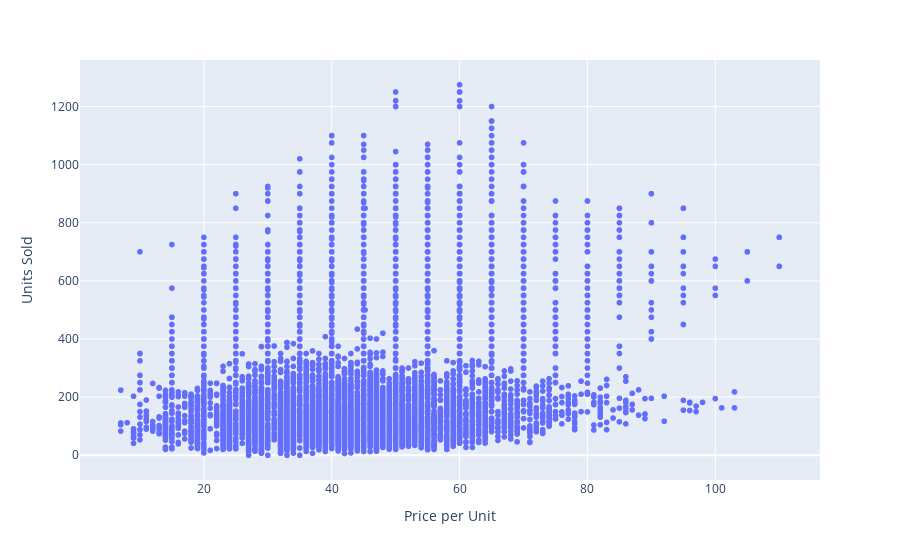

The notebook cell this image was saved under:
### Code cell
px.scatter(data_frame=df,x='Price per Unit',y='Units Sold')

### Figure 1 — Plotly figure (JSON) as saved in the notebook; plotly's stock layout.template omitted (floating-point values rounded to 4 significant figures; data arrays with more than 128 entries replaced by an {"elided": "..."} marker saying what was removed)
{"data": [{"hovertemplate": "Price per Unit=%{x}<br>Units Sold=%{y}<extra></extra>", "legendgroup": "", "marker": {"color": "#636efa", "symbol": "circle"}, "mode": "markers", "name": "", "showlegend": false, "type": "scattergl", "x": {"elided": "9648 float values"}, "xaxis": "x", "y": {"elided": "9648 int values"}, "yaxis": "y"}], "layout": {"legend": {"tracegroupgap": 0}, "margin": {"t": 60}, "xaxis": {"anchor": "y", "domain": [0, 1], "title": {"text": "Price per Unit"}}, "yaxis": {"anchor": "x", "domain": [0, 1], "title": {"text": "Units Sold"}}}}
